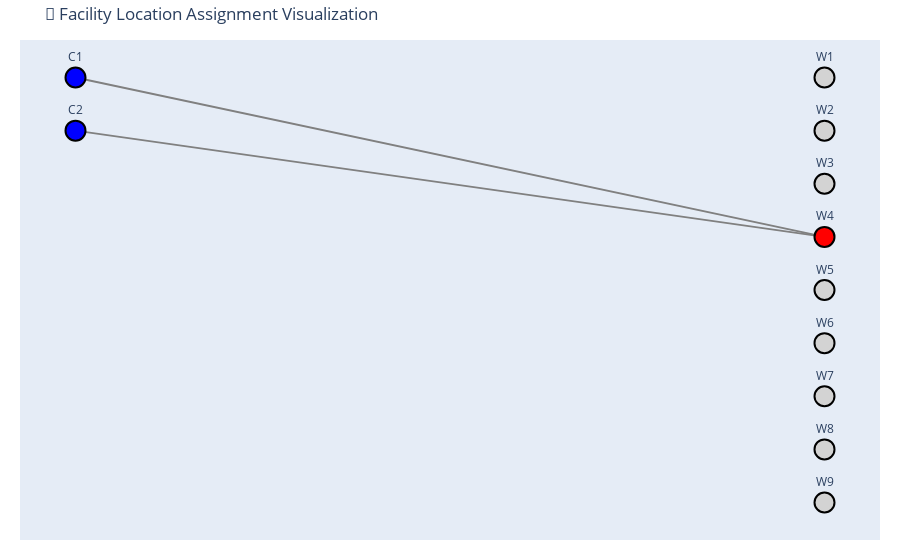

The notebook cell this image was saved under:
### Markdown cell above
# 🖼️ Visualization

This graph shows:
- Which warehouses are built (red nodes).
- Which customers are connected to which warehouses (edges).
- Unopened warehouses are shown in gray.
- Customer nodes are blue.

Each edge implies a shipment path, with line thickness or color optionally showing shipment proportion or cost (if implemented).

This provides an intuitive picture of the optimal facility placement and customer assignment.

### Code cell
import networkx as nx
import plotly.graph_objects as go

# Node sets and colors
customer_nodes = [f"C{c+1}" for c in range(num_customers)]
facility_nodes = [f"W{f+1}" for f in range(num_facilities)]

# Colors: Blue = customer, Red = open warehouse, Gray = closed warehouse
node_colors = []
for f in range(num_facilities):
    if select[f].x > 0.5:
        node_colors.append('red')   # Open warehouse
    else:
        node_colors.append('lightgray')  # Closed warehouse
node_colors = ['blue']*num_customers + node_colors

# Create graph
G = nx.Graph()

# Add nodes with positions (grid layout)
pos = {}

# Place customers on left (x=0), spaced by y
for idx, c in enumerate(customer_nodes):
    G.add_node(c)
    pos[c] = (0, -idx)

# Place facilities on right (x=2), spaced by y
for idx, f in enumerate(facility_nodes):
    G.add_node(f)
    pos[f] = (2, -idx)

# Add edges for assigned shipments (only if assignment > 0.01)
for (c, f), var in assign.items():
    if var.x > 0.01:
        c_node = f"C{c+1}"
        f_node = f"W{f+1}"
        G.add_edge(c_node, f_node, weight=var.x)

# Create edge traces for Plotly (thickness by assignment fraction)
edge_x = []
edge_y = []
edge_width = []

for edge in G.edges(data=True):
    x0, y0 = pos[edge[0]]
    x1, y1 = pos[edge[1]]
    edge_x += [x0, x1, None]
    edge_y += [y0, y1, None]
    # Scale width for visibility
    edge_width.append(max(1, 10 * edge[2]['weight']))

edge_trace = go.Scatter(
    x=edge_x,
    y=edge_y,
    line=dict(width=2, color='gray'),
    hoverinfo='none',
    mode='lines'
)

# Node traces
node_x = [pos[node][0] for node in G.nodes()]
node_y = [pos[node][1] for node in G.nodes()]
node_trace = go.Scatter(
    x=node_x,
    y=node_y,
    mode='markers+text',
    hoverinfo='text',
    marker=dict(
        color=node_colors,
        size=20,
        line=dict(width=2, color='black')
    ),
    text=[node for node in G.nodes()],
    textposition="top center"
)

# Create figure
fig = go.Figure(data=[edge_trace, node_trace],
                layout=go.Layout(
                    title="📍 Facility Location Assignment Visualization",
                    showlegend=False,
                    hovermode='closest',
                    margin=dict(b=20,l=20,r=20,t=40),
                    xaxis=dict(showgrid=False, zeroline=False, showticklabels=False),
                    yaxis=dict(showgrid=False, zeroline=False, showticklabels=False)
                ))

fig.show()

### Figure 1 — Plotly figure (JSON) as saved in the notebook; plotly's stock layout.template omitted (floating-point values rounded to 4 significant figures)
{"data": [{"hoverinfo": "none", "line": {"color": "gray", "width": 2}, "mode": "lines", "type": "scatter", "x": [0, 2, null, 0, 2, null], "y": [0, -3, null, -1, -3, null]}, {"hoverinfo": "text", "marker": {"color": ["blue", "blue", "lightgray", "lightgray", "lightgray", "red", "lightgray", "lightgray", "lightgray", "lightgray", "lightgray"], "line": {"color": "black", "width": 2}, "size": 20}, "mode": "markers+text", "text": ["C1", "C2", "W1", "W2", "W3", "W4", "W5", "W6", "W7", "W8", "W9"], "textposition": "top center", "type": "scatter", "x": [0, 0, 2, 2, 2, 2, 2, 2, 2, 2, 2], "y": [0, -1, 0, -1, -2, -3, -4, -5, -6, -7, -8]}], "layout": {"hovermode": "closest", "margin": {"b": 20, "l": 20, "r": 20, "t": 40}, "showlegend": false, "title": {"text": "📍 Facility Location Assignment Visualization"}, "xaxis": {"showgrid": false, "showticklabels": false, "zeroline": false}, "yaxis": {"showgrid": false, "showticklabels": false, "zeroline": false}}}
